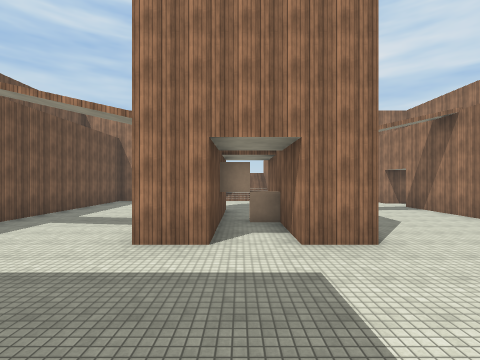
[1] (above)

20 first-person views from a walk through a Unity game level. The camera is 1.5 m above the floor, looks level and sees 85° across. The floor is counted in squares, 2 m on a side. Each view is taken from the middle of a square. On the plan, view 1 faces up. The plan holds only what a view shows up to about 9 squares ahead; the rest is blank. The place goes on beyond the plan. The player is left out. Surface patterns are stand-ins for the level's own textures.

[2]
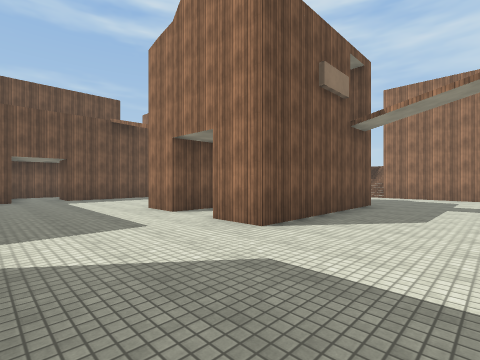

[3]
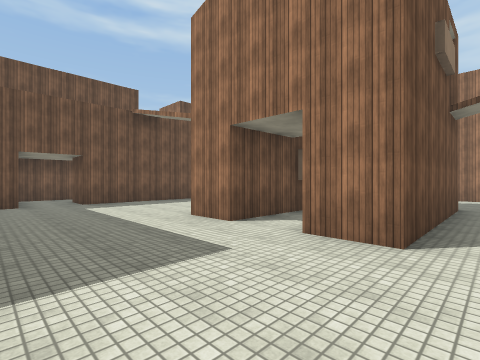

[4]
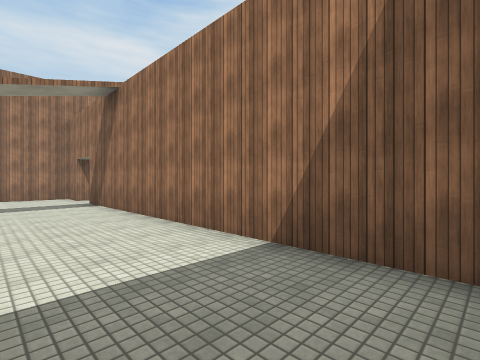

[5]
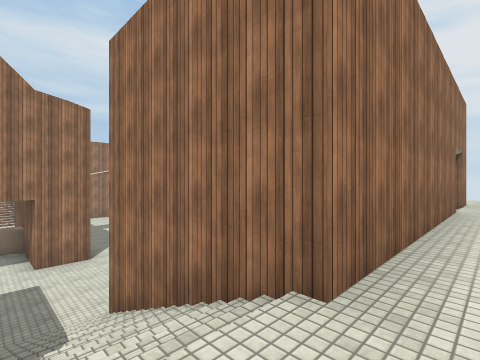

[6]
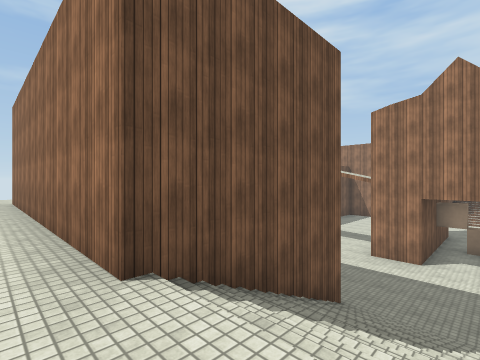

[7]
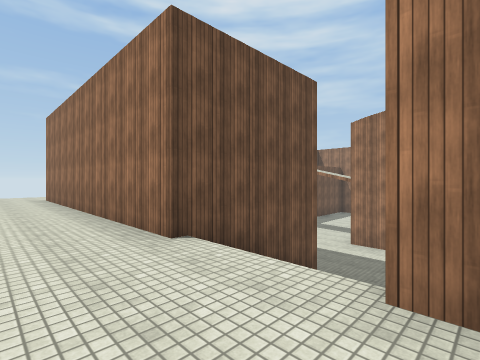

[8]
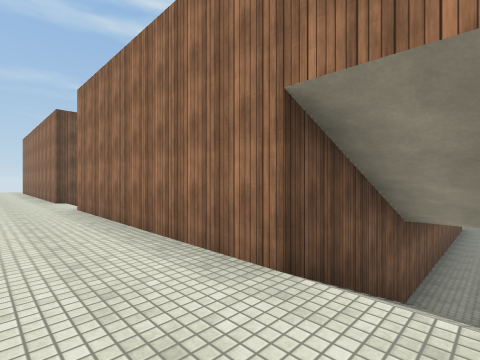

[9]
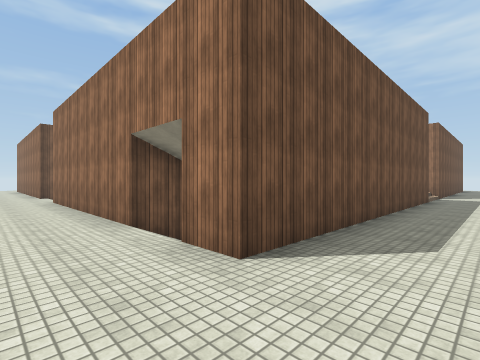

[10]
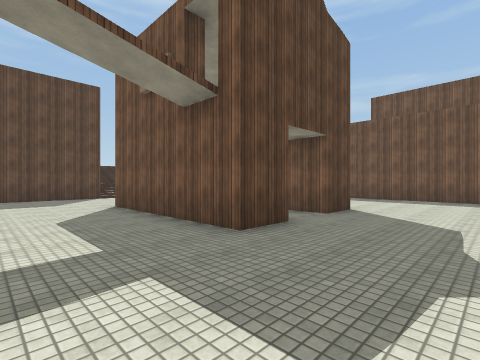

[11]
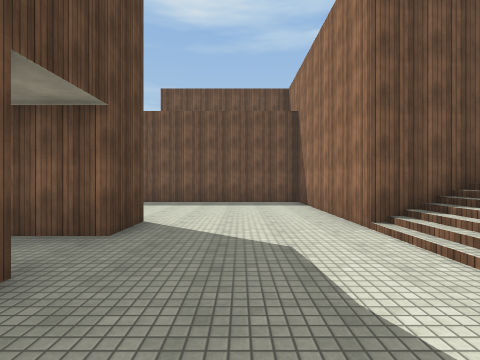

[12]
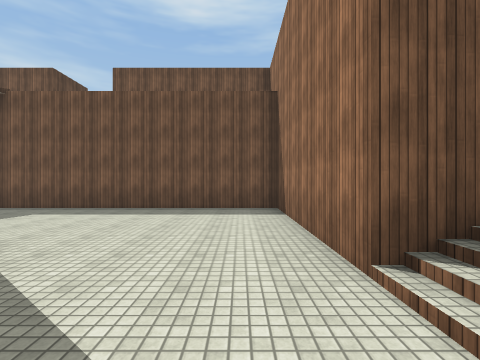

[13]
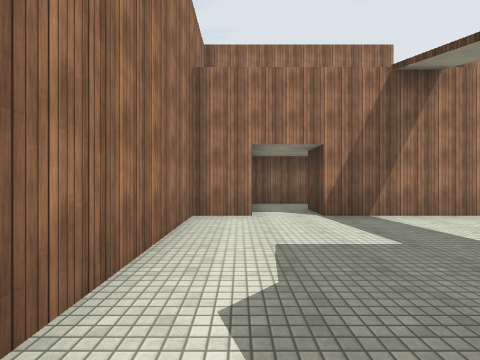

[14]
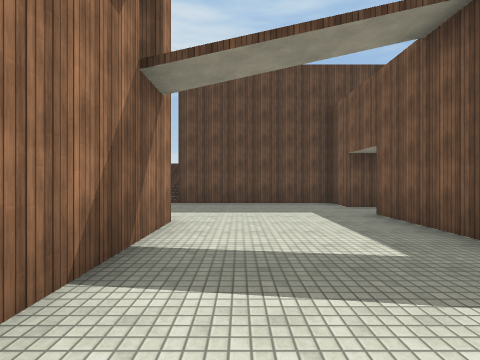

[15]
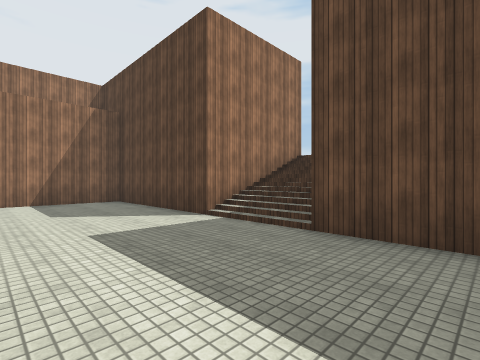

[16]
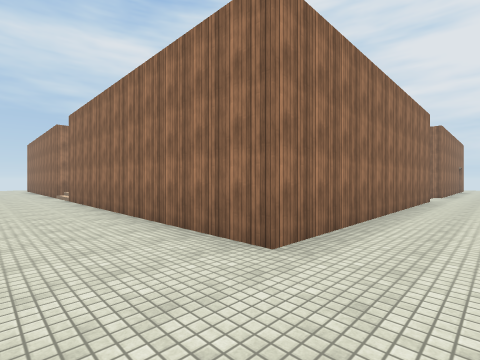

[17]
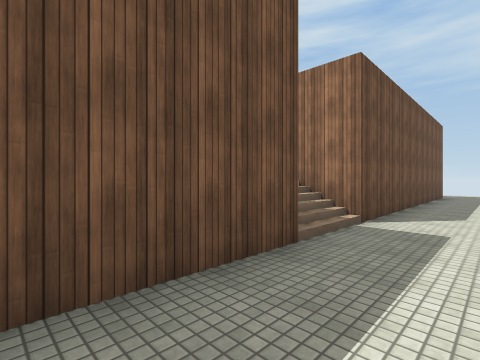

[18]
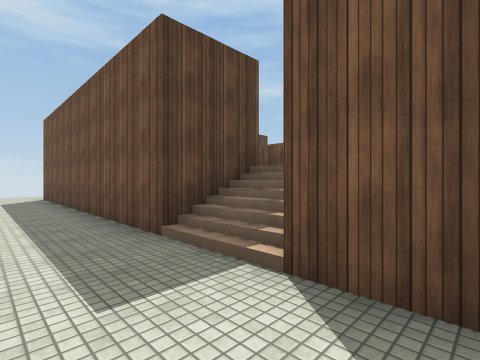

[19]
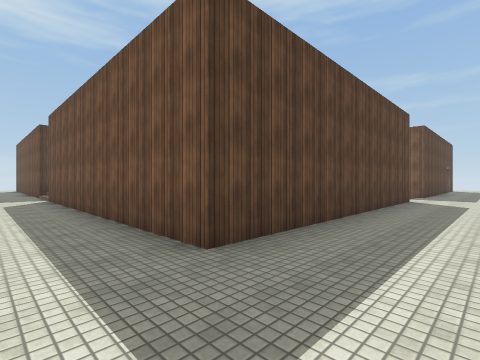

[20]
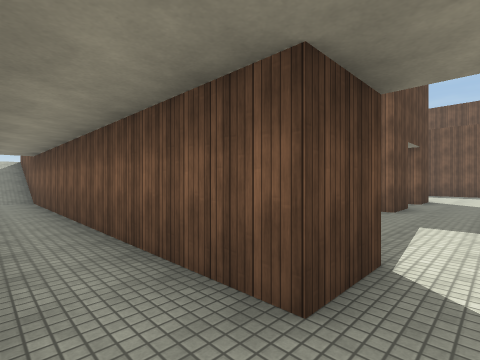

### Floor plan
Key: @ floor where view 1 was taken; # wall or solid block; . main floor; : floor 3 m higher than the main floor; / step, stairs or slope.
Columns run from 12 left of view 1 to 12 right of it. Each row starts with its distance up from view 1.
 19                ::::::::::
 18              ::::::::::::
 17              ::::::::::::
 16               #########::
 15            #          #::
 14            #/         #::
 13       ######//######  #::
 12       #............####::
 11       #...............#::
 10       #............#..#::
  9       #....#.##....#..#::
  8       #....#.##....#.##::
  7       #....####....#.#/::
  6  :/   #....#.##....#.##::
  5  ::#  #....#.##....#..#::
  4 :::# ##............#..#::
  3 :::#...............#..#::
  2 :::#...............#..#::
  1 :::####............#..#::
  0 :::#  ######@/######//#::
 -1 :::#       #//#    #//#::
 -2 :::#       #//#    #//#::
 -3 :::#########//######//#::
 -4 :::::::::::::::::::::::::
 -5 :::::::::::::::::::::::::

Positions as (right, up) in squares from view 1, and headings:
1: (0, 0), facing up
2: (5, 1), facing up-left
3: (3, 1), facing up-left
4: (4, 1), facing up-right
5: (0, -4), facing up-right
6: (1, -4), facing up-left
7: (2, -5), facing up-left
8: (9, -5), facing up-left
9: (12, -5), facing up-left
10: (5, 12), facing down-left
11: (3, 11), facing left
12: (1, 12), facing left
13: (1, 12), facing right
14: (-3, 9), facing down
15: (-3, 4), facing down-right
16: (-12, -5), facing up-right
17: (12, 3), facing up-left
18: (12, 9), facing down-left
19: (12, 19), facing down-left
20: (9, 11), facing down-left
